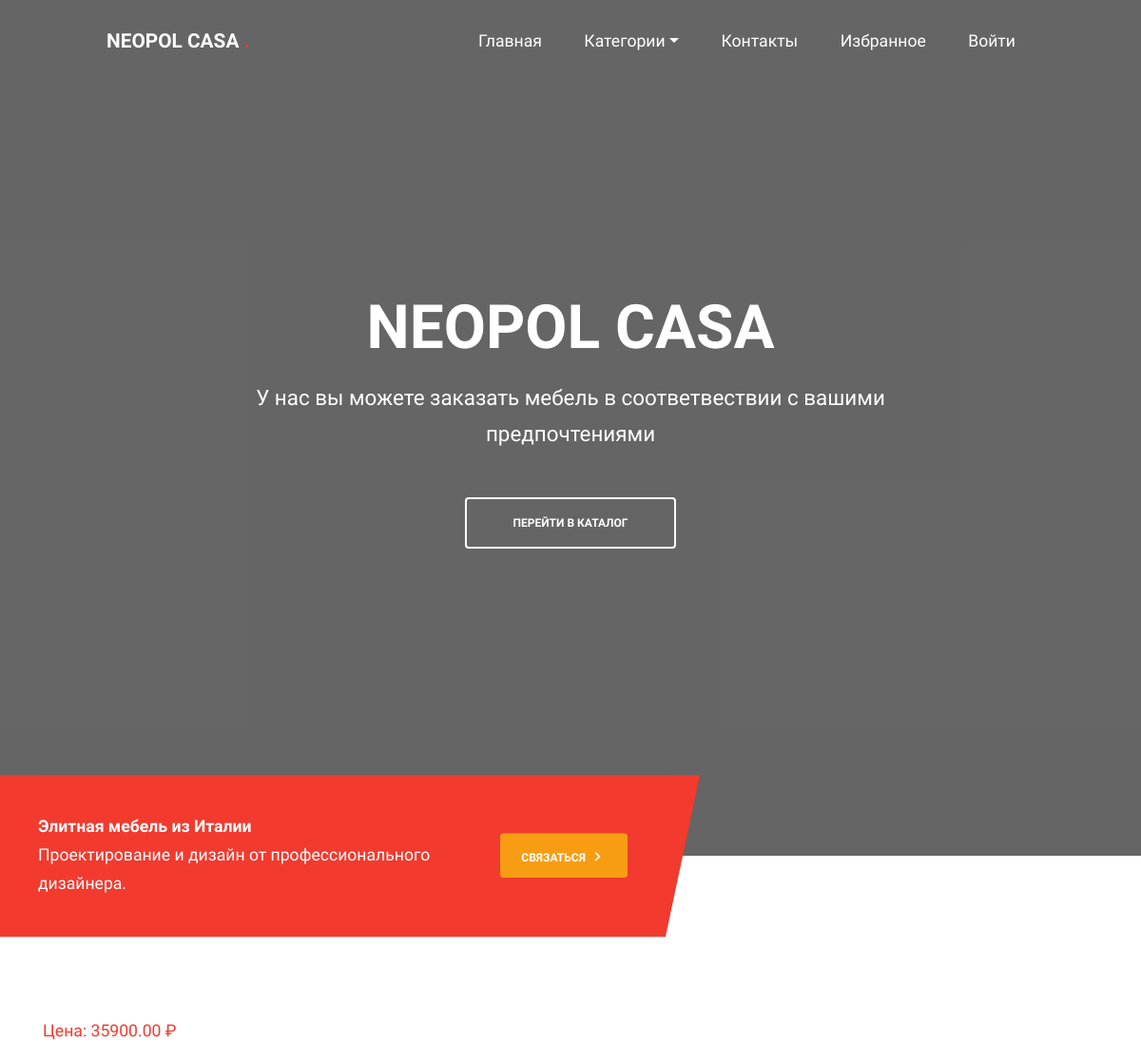
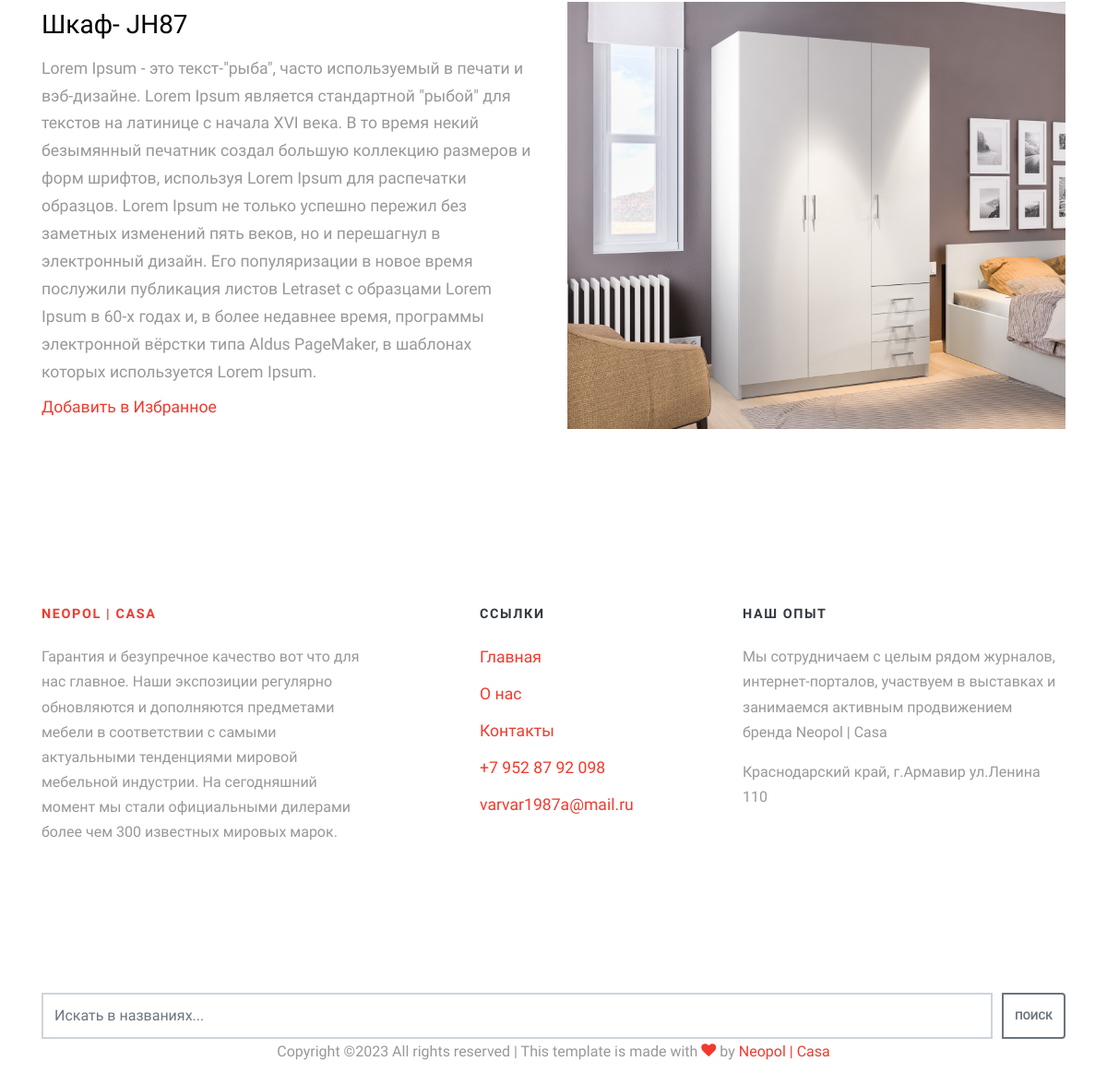
/product/shakf-jh87/, run on the app's committed database (2 pictures, top to bottom).
### home/models.py (models this page shows, shortened)
class Product(models.Model):
    category = models.ForeignKey(Category, related_name='products', on_delete=models.CASCADE, verbose_name='Категория')
    name = models.CharField(max_length=255, verbose_name='название')
    slug = models.SlugField(max_length=100, unique=True, db_index=True, verbose_name='слаг')
    description = models.TextField(blank=True, null=True, verbose_name='описание')
    price = models.DecimalField(max_digits=8, decimal_places=2, verbose_name='цена')
    image = models.ImageField(upload_to='product/%Y/%m/%d/', blank=True, null=True, verbose_name='фото')
    thumbnail = models.ImageField(upload_to='uploads/', blank=True, null=True, verbose_name='миниатюра')
    date_added = models.DateTimeField(auto_now_add=True, verbose_name='дата добавления')
    set_products = models.CharField('Комплектация', max_length=100, default='Полная')
    class Meta:
        verbose_name = 'Продукт'
        verbose_name_plural = 'Продукты'
        ordering = ('-date_added',)
    def __str__(self):
        return f'Категория: {self.category} - продукт: {self.name}'

### home/views.py (the view)
# urls.py: path('product/<slug:product_slug>/', ShowProduct.as_view(), name='product'),
class ShowProduct(DataMixin, DetailView):
    model = Product
    template_name = 'my_app/fitnes/detail.html'
    slug_url_kwarg = 'product_slug'
    context_object_name = 'products'
    def get_context_data(self, *, object_list=None, **kwargs):
        context = super().get_context_data(**kwargs)
        c_def = self.get_user_context(title=context['products'])
        context = dict(list(context.items()) + list(c_def.items()))
        return context

### home/models.py (called while the page is built)
    def __str__(self):
        return self.name

    def get_absolute_url(self):
        return reverse('category', kwargs={'category_slug': self.slug})

### home/templatetags/home_tags.py (called while the page is built)
@register.inclusion_tag('my_app/list_categories.html')
def show_categories(sort=None):
    if not sort:
        cats = Category.objects.all()
    else:
        cats = Category.objects.order_by(sort)
    return {'cats': cats}

### home/utils.py (called while the page is built)
    def get_user_context(self, **kwargs):
        context = kwargs
        context['menu'] = menu
        return context

### my_app/context_processors.py (called while the page is built)
def active_nav(request):
    return {
        'active_nav': request.path
    }

### home/templates/my_app/fitnes/detail.html (shortened to what this page needs)
{% extends 'my_app/base.html' %}
{% load static %}
{% block content %}
<section class="shop-detail-bar section-bg">
    <div class="container">
        <div class="row">
            <div class="col-lg-7 col-md-8 col-12 d-flex">
                <p class="shop-detail-bar-wrap d-flex flex-wrap mb-0">
                    <span class="me-2">Цена: {{products.price}} ₽</span>
                </p>
            </div>
        </div>
    </div>
</section>
<section class="shop-detail-section section-padding">
    <div class="container">
        <div class="row">
            <div class="col-lg-6 col-12 m-auto">
                 <div class="custom-block shop-detail-custom-block">
                    <h3 class="mb-3">{{products.name}}</h3>
                        <p class="mb-2">{{ products.description}}</p>
                 </div>
                <a  class="custom-link mb-1" href="{% url 'add_to_cart' products.slug %}">Добавить в Избранное</a>
            </div>
             <div class="col-lg-6 col-12">
                <div class="shop-image-wrap">
                    <img src="{{products.thumbnail.url}}" class="shop-image img-fluid" alt="">
                </div>
            </div>
        </div>
    </div>
</section>
{% endblock %}

### static/css/style.css (style rules this page uses)
html { overflow-x: hidden; }
body { line-height: 1.7; font-weight: 300; font-size: 1.1rem; color: #989898; }
a { -webkit-transition: .3s all ease; -o-transition: .3s all ease; transition: .3s all ease; }
h1, h2, h3, h4, h5, .h1, .h2, .h3, .h4, .h5 { font-family: "Muli", -apple-system, BlinkMacSystemFont, "Segoe UI", Roboto, "Helvetica Neue", Arial, sans-serif, "Apple Color Emoji", "Segoe UI Emoji", "Segoe UI Symbol", "Noto Color Emoji"; color: #000; }
.me-2 { color: #f23a2e; }

### data on the page
Product: price "35900.00", name "Шкаф- JH87", description "Lorem Ipsum - это текст-\"рыба\", часто используемый в печати и вэб-дизайне. Lorem Ipsum является стандартной \"рыбой\" для текстов на латинице с начала XVI века. В то время некий безымянный печатник создал большую коллекцию размеров и форм шрифтов, используя Lorem Ipsum для распечатки образцов. Lorem Ipsum не только успешно пережил без заметных изменений пять веков, но и перешагнул в электронный дизайн. Его популяризации в новое время послужили публикация листов Letraset с образцами Lorem Ipsum в 60-х годах и, в более недавнее время, программы электронной вёрстки типа Aldus PageMaker, в шаблонах которых используется Lorem Ipsum.", thumbnail (picture)
